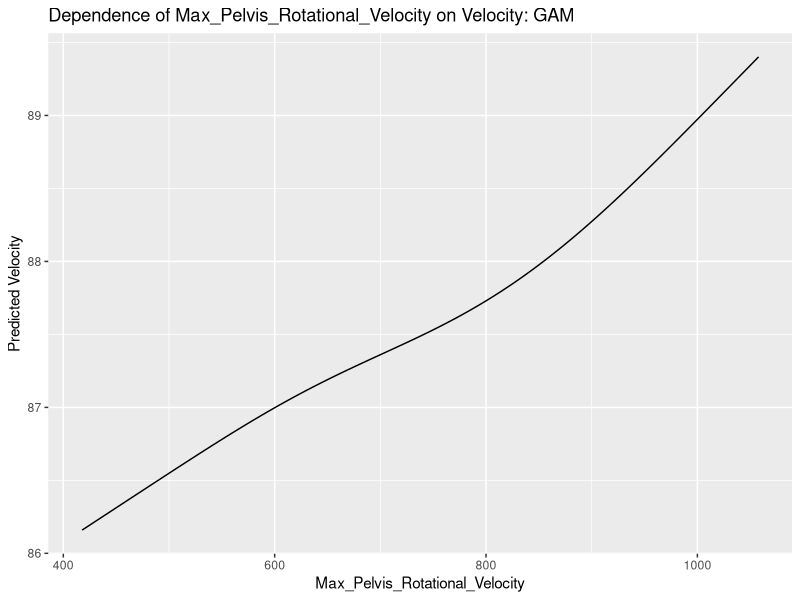
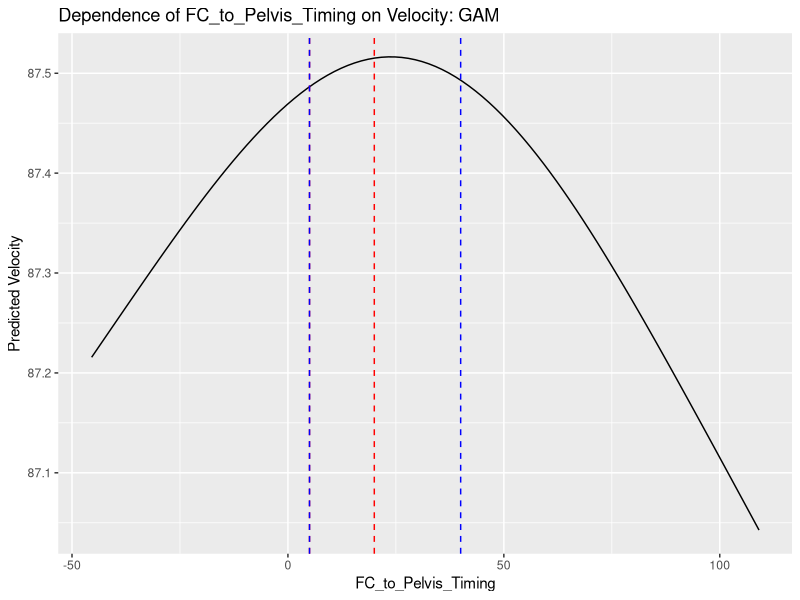
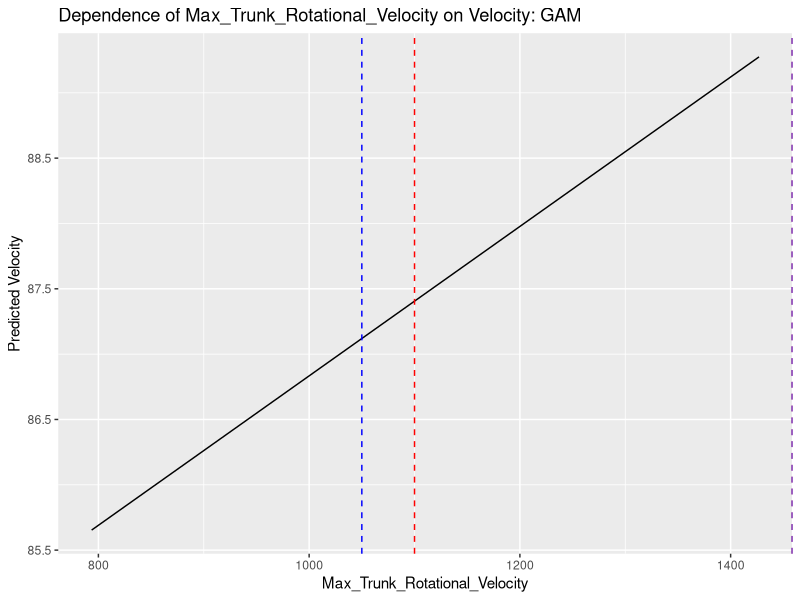
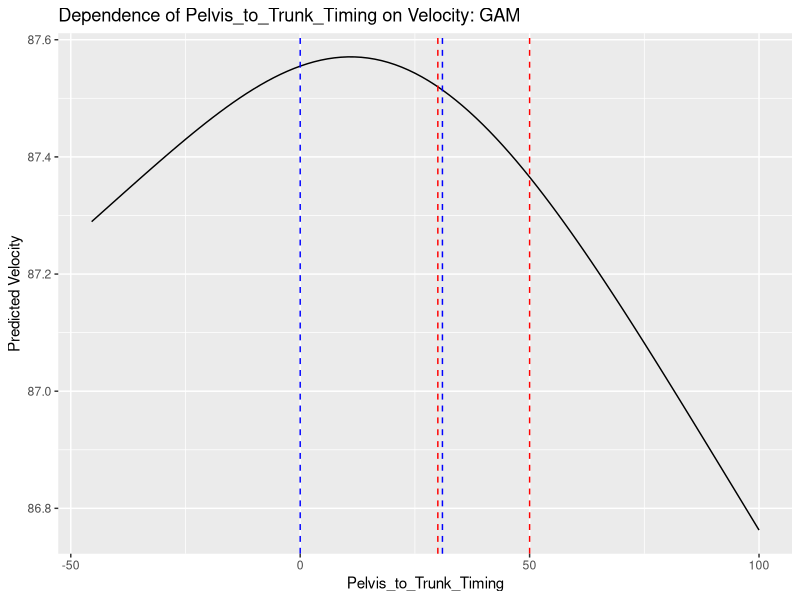
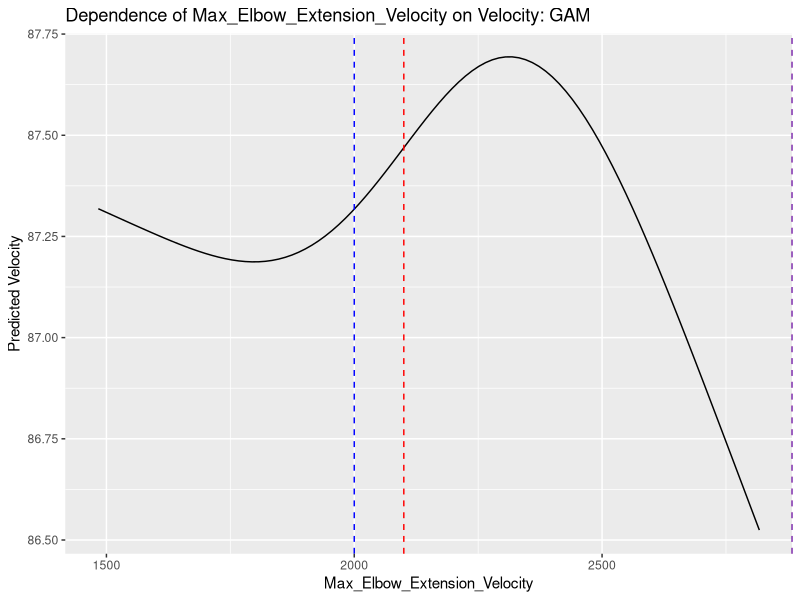
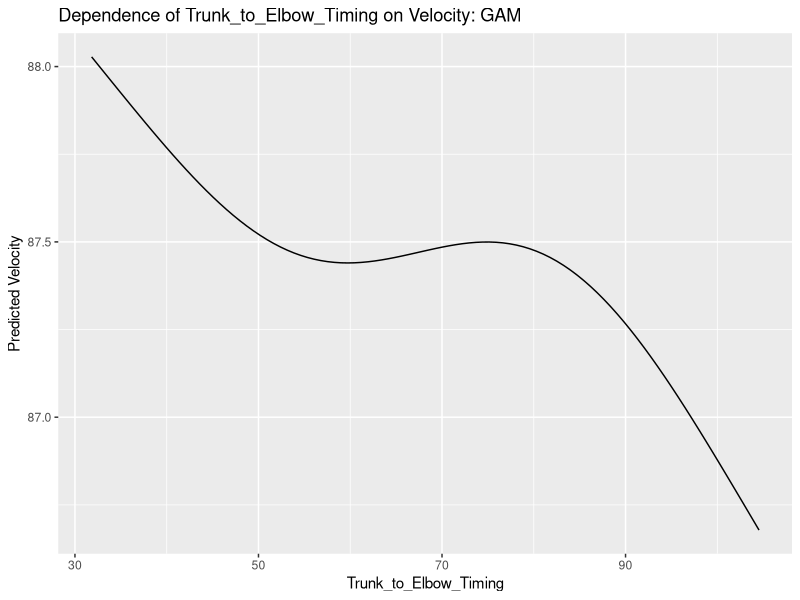
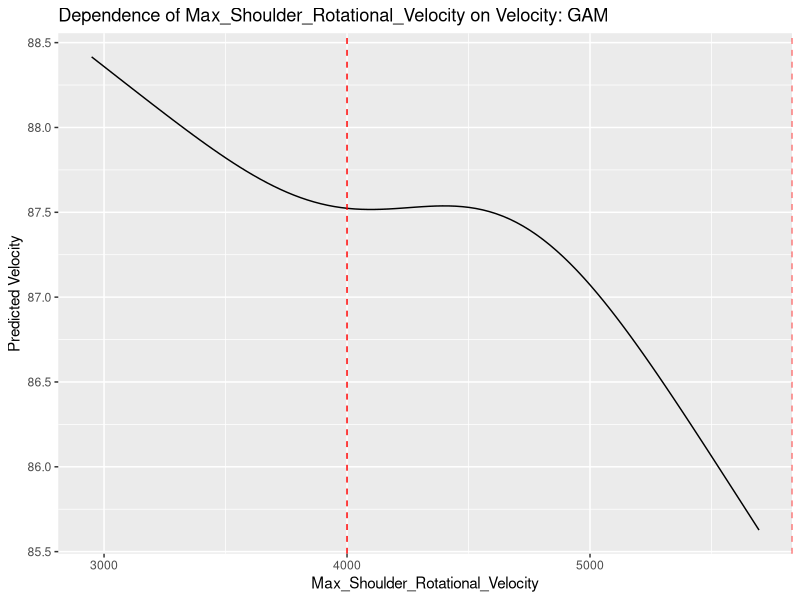
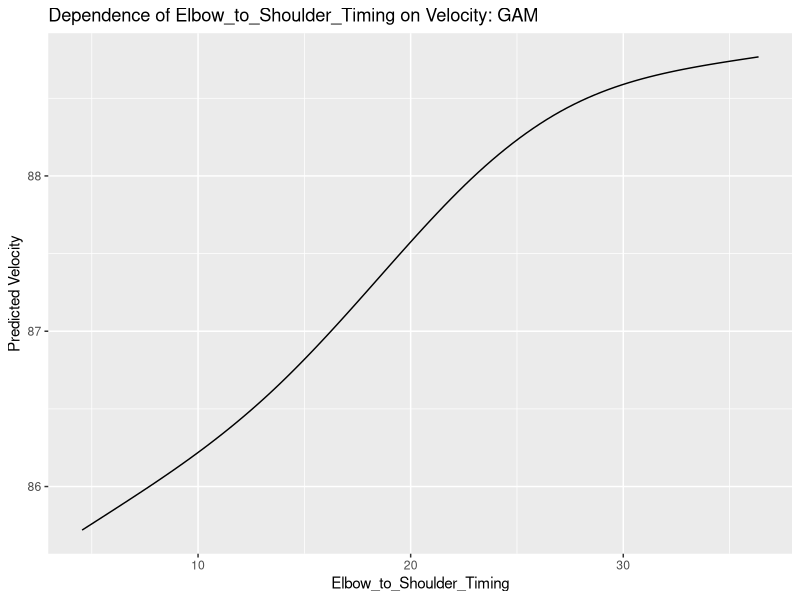

Generate these figures, in order, with R:
library(dplyr)
library(mgcv)
library(ggplot2)
library(caret)

# Read the data
data <- read.csv("Boost_BioMech_Metrics_And_Velos_greater_than_80.csv")

data$Lead_Knee_Flexion_BR_delta <- data$Lead_Knee_Flexion_BR - data$Lead_Knee_Flexion_FC
data$Lead_Knee_Flexion_MER_delta <- data$Lead_Knee_Flexion_MER - data$Lead_Knee_Flexion_FC

# Filter for specific pitch types
FB_data <- data %>%
  filter(Pitch_Type %in% c('FB', 'SI'))

# Select relevant columns
velocities <- FB_data %>% 
  select(Velocity)

x_values <- FB_data %>%
  select(-Pitch_Type, -Velocity, 
         -Plate_Location_Height, -Plate_Location_Side, 
         -Induced_Vertical_Break, -Horizontal_Break, 
         -Vertical_Approach_Angle, -Horizontal_Approach_Angle)

# Select only numeric columns
x_values <- x_values %>% 
  select_if(is.numeric)

# Remove rows with missing values
model_data <- na.omit(cbind(x_values, Velocity = velocities$Velocity))

# Remove outliers based on IQR
remove_outliers <- function(df) {
  for (col in names(df)) {
    if (is.numeric(df[[col]])) {
      Q1 <- quantile(df[[col]], 0.25, na.rm = TRUE)
      Q3 <- quantile(df[[col]], 0.75, na.rm = TRUE)
      IQR <- Q3 - Q1
      df <- df %>%
        filter(df[[col]] >= (Q1 - 1.5 * IQR) & df[[col]] <= (Q3 + 1.5 * IQR))
    }
  }
  return(df)
}

model_data <- remove_outliers(model_data)

# Define the folder to save the plots
output_folder <- "C:/Users/benne/OneDrive/Documents/P3Work/p3_summer_2024/Bennett/Kina+Trackman+Assessment/BioMechGraphs/Over80GraphsGAM"
dir.create(output_folder, showWarnings = FALSE)

ideal_ranges <- list(
  "Max_Pelvis_Rotational_Velocity" = c(NA, NA), "FC_to_Pelvis_Timing" = c(5, 20), 
  "Max_Trunk_Rotational_Velocity" = c(1100, Inf), "Pelvis_to_Trunk_Timing" = c(30, 50),
  "Max_Elbow_Extension_Velocity" = c(2100, Inf), "Trunk_to_Elbow_Timing" = c(NA, NA), 
  "Max_Shoulder_Rotational_Velocity" = c(4000, Inf), "Elbow_to_Shoulder_Timing" = c(NA, NA), 
  "Shoulder_to_BR_Timing" = c(-5, 5), "Stride_Length_Percent" = c(NA, NA), 
  "Stride_Width_IN" = c(-6, 6), "Max_COG_Velo" = c(110, Inf), "Trunk_Rotation" = c(-125, -100), 
  "Pelvis_Rotation" = c(-65, -40), "Hip_Shoulder_Separation" = c(30, 70), 
  "HSS_to_FC_Timing" = c(-70, -10), "Forward_Trunk_Tilt" = c(-16, -5), "Trunk_Lean" = c(3, 10), 
  "Lead_Knee_Flexion_FC" = c(40, 50), "Lead_Knee_Flexion_MER_delta" = c(-30, 2), "Lead_Knee_Flexion_MER" = c(NA,NA),
  "Lead_Knee_Flexion_BR" = c(NA,NA),"Lead_Knee_Flexion_BR_delta" = c(-Inf,-10), "Lead_Knee_Extension_Velo_Max" = c(-700, -350), 
  "Lead_Knee_Extension_Velo_Max_to_BR_Timing" = c(-70, 10), "Shoulder_Rotation_FC" = c(35, 75), 
  "Shoulder_Horz_Abduction_FC" = c(-55, -25), "Elbow_Flexion_FC" = c(90, 120), 
  "Shoulder_Rotation_MER" = c(170, 190), "Shoulder_Horz_Abduction_MER" = c(-Inf, 0), 
  "Max_Shoulder_Horz_Abduction_to_FC_Timing" = c(10, 65), "On_Plane_Percentage" = c(80, Inf), 
  "Elbow_Flexion_Inside_90_FC_to_BR" = c(68, 100)
)

new_ideal_ranges <- list(
  "Max_Pelvis_Rotational_Velocity" = c(NA, NA), "FC_to_Pelvis_Timing" = c(5, 40), 
  "Max_Trunk_Rotational_Velocity" = c(1050, Inf), "Pelvis_to_Trunk_Timing" = c(0, 31),
  "Max_Elbow_Extension_Velocity" = c(2000, Inf), "Trunk_to_Elbow_Timing" = c(NA, NA), 
  "Max_Shoulder_Rotational_Velocity" = c(NA, NA), "Elbow_to_Shoulder_Timing" = c(NA, NA), 
  "Shoulder_to_BR_Timing" = c(4, 10), "Stride_Length_Percent" = c(NA, NA), 
  "Stride_Width_IN" = c(-3, 9), "Max_COG_Velo" = c(100, Inf), "Trunk_Rotation" = c(NA, NA), 
  "Pelvis_Rotation" = c(-Inf, -70), "Hip_Shoulder_Separation" = c(NA, NA), 
  "HSS_to_FC_Timing" = c(-20, 30), "Forward_Trunk_Tilt" = c(-25, -10), "Trunk_Lean" = c(-3, 10.1), 
  "Lead_Knee_Flexion_FC" = c(51, 60), "Lead_Knee_Flexion_MER_delta" = c(-25, 0), "Lead_Knee_Flexion_MER" = c(NA,NA),
  "Lead_Knee_Flexion_BR" = c(NA,NA),"Lead_Knee_Flexion_BR_delta" = c(-Inf,-5), "Lead_Knee_Extension_Velo_Max" = c(-Inf, -450), 
  "Lead_Knee_Extension_Velo_Max_to_BR_Timing" = c(NA, NA), "Shoulder_Rotation_FC" = c(34, 85), 
  "Shoulder_Horz_Abduction_FC" = c(NA, NA), "Elbow_Flexion_FC" = c(70, 100), 
  "Shoulder_Rotation_MER" = c(170, 190), "Shoulder_Horz_Abduction_MER" = c(NA, NA), 
  "Max_Shoulder_Horz_Abduction_to_FC_Timing" = c(NA, NA), "On_Plane_Percentage" = c(25, 60), 
  "Elbow_Flextion_Inside_90_FC_to_BR" = c(NA, NA)
)

# Loop through each variable and fit a separate GAM model
for (var in colnames(x_values)) {
  # Check number of unique values
  unique_values <- length(unique(model_data[[var]]))
  if (unique_values < 5) {
    cat("Skipping", var, "- not enough unique values\n")
    next
  }
  
  # Fit the GAM model for the current variable
  formula <- as.formula(paste("Velocity ~ s(", var, ", k = 4)"))  # Adjust k for degrees of freedom
  gam_model <- gam(formula, data = model_data)
  
  # Generate a sequence of values for the variable
  seq_values <- seq(min(model_data[[var]], na.rm = TRUE), 
                    max(model_data[[var]], na.rm = TRUE), 
                    length.out = 100)
  
  # Create a new data frame with the sequence values
  new_data <- data.frame(var = seq_values)
  names(new_data) <- var
  
  # Predict values using the model
  new_data$predicted <- predict(gam_model, newdata = new_data)
  
  # Create line plot
  plot <- ggplot(new_data, aes_string(x = var, y = "predicted")) +
    geom_line() +
    ggtitle(paste("Dependence of", var, "on Velocity: GAM")) +
    xlab(var) +
    ylab("Predicted Velocity") 
  
  # Add vertical lines for the ideal ranges
  if (!is.null(ideal_ranges[[var]])) {
    range <- ideal_ranges[[var]]
    new_range <- new_ideal_ranges[[var]]
    if (!is.na(range[1])) {
      plot <- plot + 
        geom_vline(xintercept = range[1], linetype = "dashed", color = "red")
    }
    if (!is.na(range[2])) {
      plot <- plot + 
        geom_vline(xintercept = range[2], linetype = "dashed", color = "red")
    }
  }
  
  if (!is.null(new_ideal_ranges[[var]])) {
    new_range <- new_ideal_ranges[[var]]
    if (!is.na(new_range[1])) {
      plot <- plot + 
        geom_vline(xintercept = new_range[1], linetype = "dashed", color = "blue")
    }
    if (!is.na(new_range[2])) {
      plot <- plot + 
        geom_vline(xintercept = new_range[2], linetype = "dashed", color = "blue")
    }
  }
  
  # Print the plot
  print(plot)
  
  # Save the plot
  ggsave(filename = paste0(output_folder, "/", var, ".png"), plot = plot)
}
